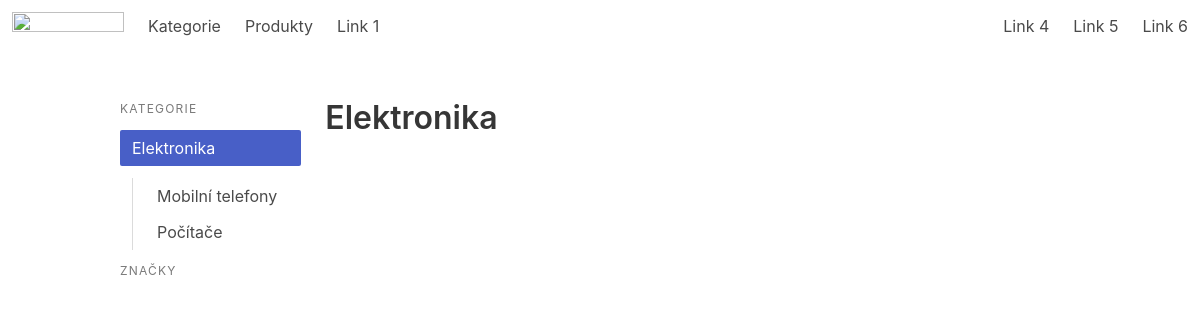
Before: /elektronika/ with the older database file.
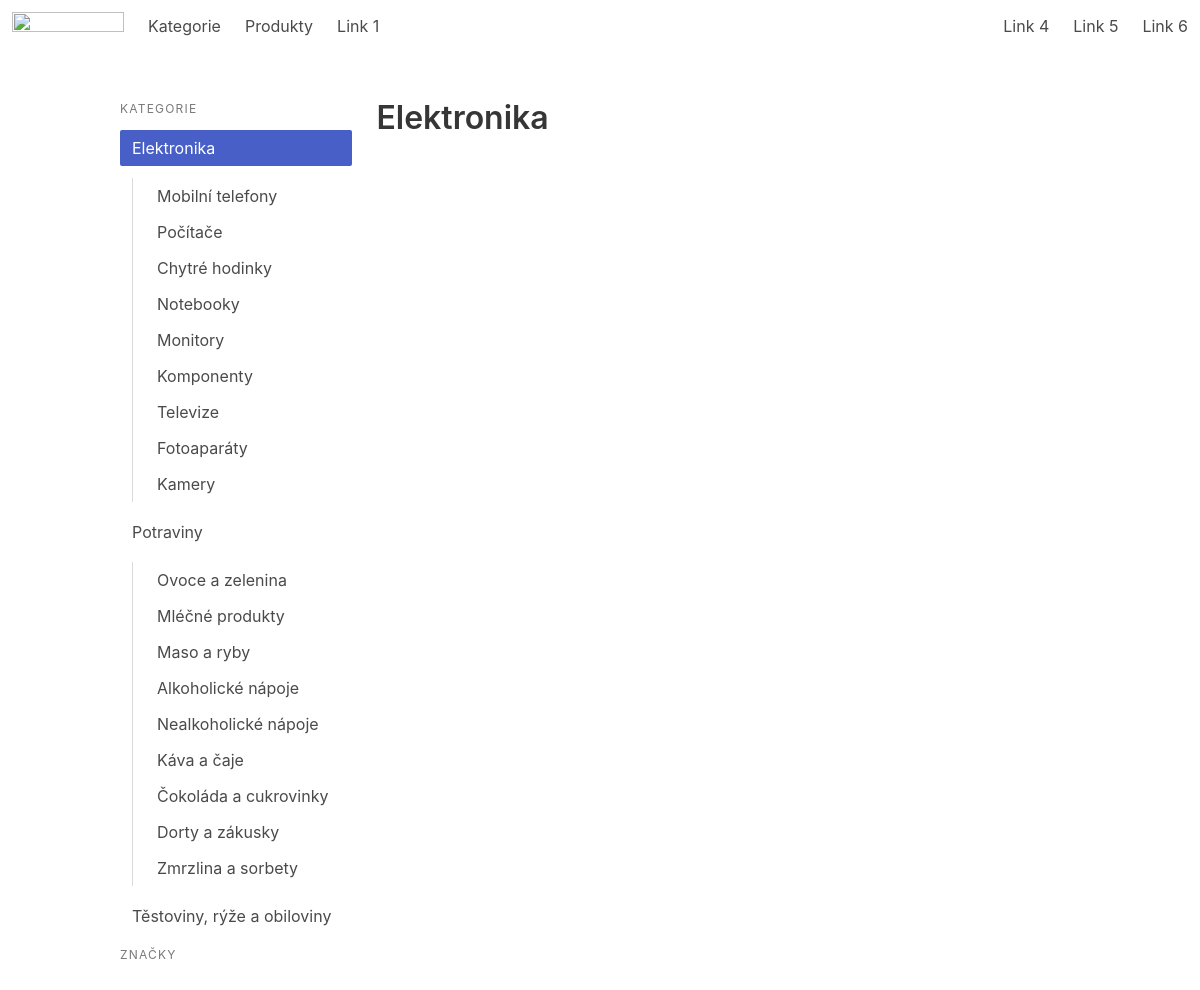
After: the same page with the newer database file.
### eshop/models.py (models this page shows, shortened)
class SlugNazevModel(models.Model):
    nazev = models.CharField(max_length=100)
    slug = models.SlugField(max_length=100, blank=True)
    class Meta:
        abstract = True

class Kategorie(SlugNazevModel):
    nadkategorie = models.ForeignKey(
        'self',
        on_delete=models.PROTECT,
        blank=True,
        null=True,
        related_name='podkategorie',
    )
    def get_absolute_url(self):
        return reverse('eshop:kategorie_detail', kwargs={'slug': self.slug})

### eshop/views.py (the view)
# urls.py: path('<slug:slug>/', views.kategorie_detail, name='kategorie_detail'),
def kategorie_detail(request, slug):
    kategorie = Kategorie.objects.get(slug=slug)
    return render(request, 'eshop/kategorie_detail.html', context={'kategorie': kategorie})

### eshop/context_processor.py (called while the page is built)
def kategorie_context(request):
    kategorie = Kategorie.objects.select_related('nadkategorie')
    znacky = Znacka.objects.all()
    return {
        'KATEGORIE': kategorie,
        'ZNACKY': znacky,
    }

### eshop/templates/eshop/kategorie_detail.html
{% extends 'eshop/_layout.html' %}
{% block eshop_content %}
    <h1 class="title">{{ kategorie.nazev }}</h1>
{% endblock %}

### eshop/templates/eshop/_layout.html (shortened to what this page needs)
<!DOCTYPE html>
<html>
<head>
    <link rel="stylesheet" href="https://cdn.jsdelivr.net/npm/bulma@0.9.4/css/bulma.min.css">
</head>
<body>
{% include 'eshop/include/nav.html' %}
<section class="section">
    <div class="container">
        <div class="columns">
            <div class="column is-narrow">
                <aside class="menu">
                    <p class="menu-label">Kategorie</p>
                    <ul class="menu-list">
                        {% for KAT in KATEGORIE %}
                            {% if not KAT.nadkategorie %}
                                <li>
                                    <a {% if KAT == kategorie %}class="is-active"{% endif %} href="{{ KAT.get_absolute_url }}">{{ KAT.nazev }}</a>
                                    <ul>
                                        {% for PODKAT in KAT.podkategorie.all %}
                                            <li><a {% if PODKAT == kategorie %}class="is-active"{% endif %} href="{{ PODKAT.get_absolute_url }}">{{ PODKAT.nazev }}</a></li>
                                        {% endfor %}
                                    </ul>
                                </li>
                            {% endif %}
                        {% endfor %}
                    </ul>
                    <p class="menu-label">Značky</p>
                </aside>
            </div>
            <div class="column">
                {% block eshop_content %}
                {% endblock %}
            </div>
        </div>
    </div>
</section>
</body>
</html>

Changed rows visible on the page:
added Kategorie: nazev "Chytré hodinky", shown under "Elektronika"
added Kategorie: nazev "Notebooky", shown under "Elektronika"
added Kategorie: nazev "Monitory", shown under "Elektronika"
added Kategorie: nazev "Komponenty", shown under "Elektronika"
added Kategorie: nazev "Televize", shown under "Elektronika"
added Kategorie: nazev "Fotoaparáty", shown under "Elektronika"
added Kategorie: nazev "Kamery", shown under "Elektronika"
added Kategorie: nazev "Potraviny"
added Kategorie: nazev "Ovoce a zelenina", shown under "Potraviny"
added Kategorie: nazev "Mléčné produkty", shown under "Potraviny"
added Kategorie: nazev "Maso a ryby", shown under "Potraviny"
added Kategorie: nazev "Alkoholické nápoje", shown under "Potraviny"
added Kategorie: nazev "Nealkoholické nápoje", shown under "Potraviny"
added Kategorie: nazev "Káva a čaje", shown under "Potraviny"
added Kategorie: nazev "Čokoláda a cukrovinky", shown under "Potraviny"
added Kategorie: nazev "Dorty a zákusky", shown under "Potraviny"
added Kategorie: nazev "Zmrzlina a sorbety", shown under "Potraviny"
added Kategorie: nazev "Těstoviny, rýže a obiloviny"
